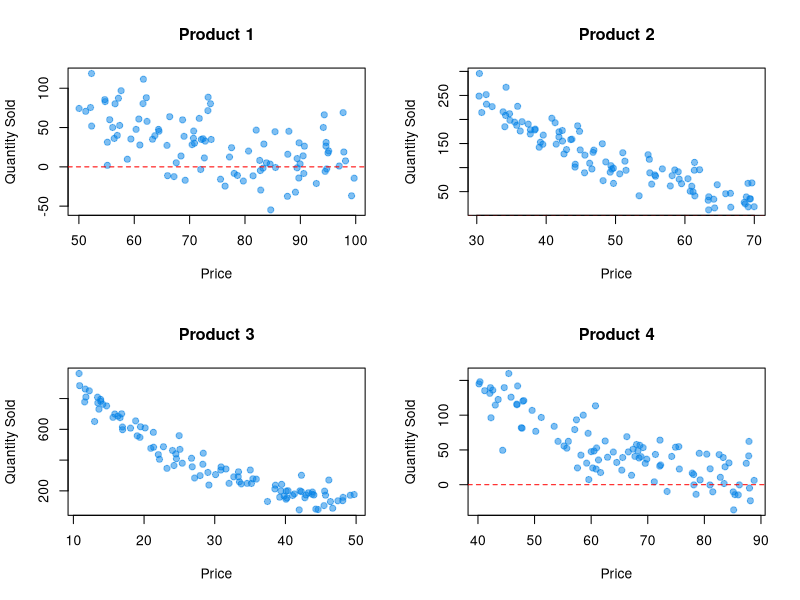

Source code (R):


set.seed(123) # For reproducibility

# Number of observations
n <- 100

# Generate data for 4 products
products <- list()

# Product 1: Expensive with high range
products$product1 <- data.frame(
    price = runif(n, 50, 100),
    quantity_sold = NA
)
products$product1$quantity_sold <- 1000 * exp(-0.05 * products$product1$price) + rnorm(n, 0, 30)

# Product 2: Moderate price with medium range
products$product2 <- data.frame(
    price = runif(n, 30, 70),
    quantity_sold = NA
)
products$product2$quantity_sold <- 1200 * exp(-0.05 * products$product2$price) + rnorm(n, 0, 25)

# Product 3: Cheaper with lower range but with more variance
products$product3 <- data.frame(
    price = runif(n, 10, 50),
    quantity_sold = NA
)
products$product3$quantity_sold <- 1500 * exp(-0.05 * products$product3$price) + rnorm(n, 0, 50) # Increased SD to 50

# Product 4: Expensive with medium range
products$product4 <- data.frame(
    price = runif(n, 40, 90),
    quantity_sold = NA
)
products$product4$quantity_sold <- 1100 * exp(-0.05 * products$product4$price) + rnorm(n, 0, 25)

# Plot
par(mfrow=c(2,2))
for (i in 1:4) {
    plot(products[[i]]$price, products[[i]]$quantity_sold, main=paste("Product", i),
         xlab="Price", ylab="Quantity Sold", pch=19, col=rgb(0,0.5,0.9,0.5))
    abline(h=0, col="red", lty=2)
}

